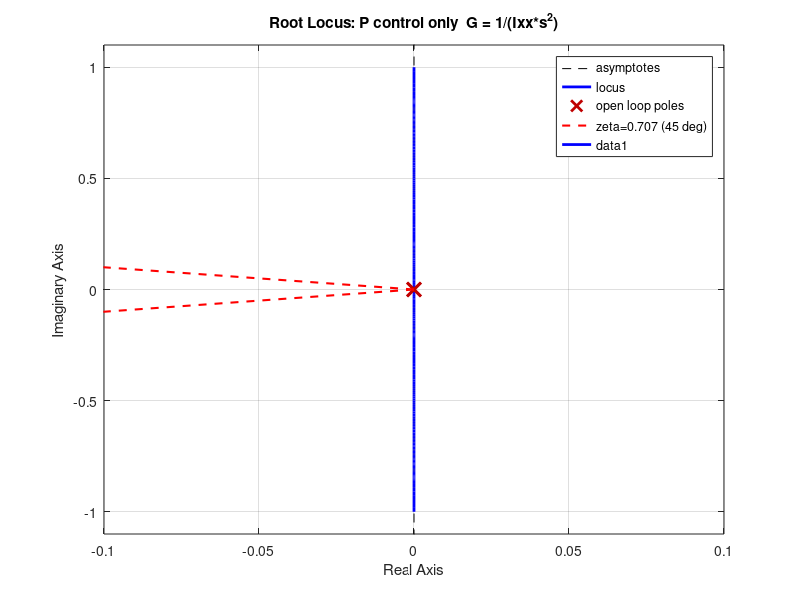
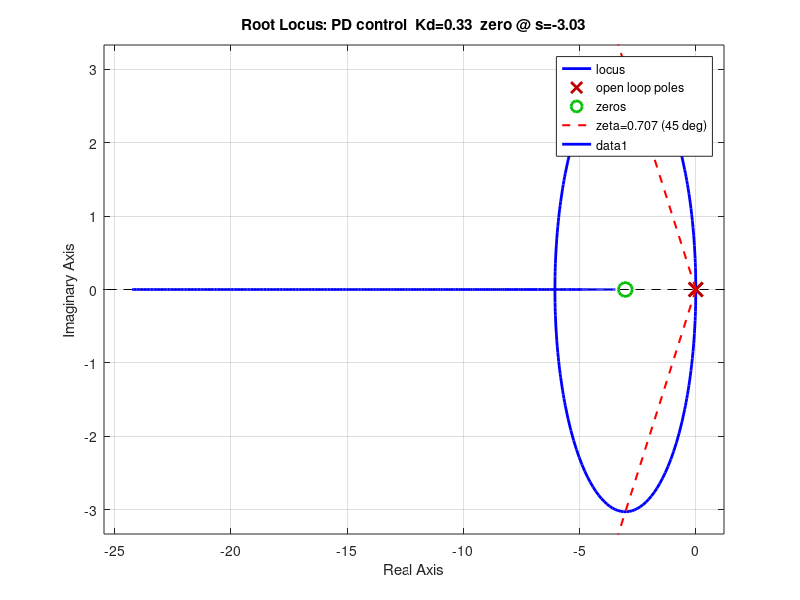
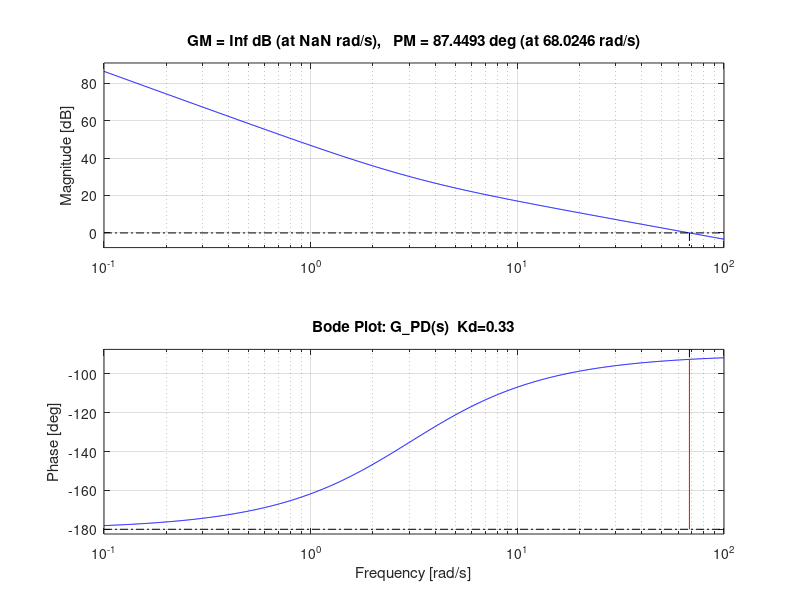
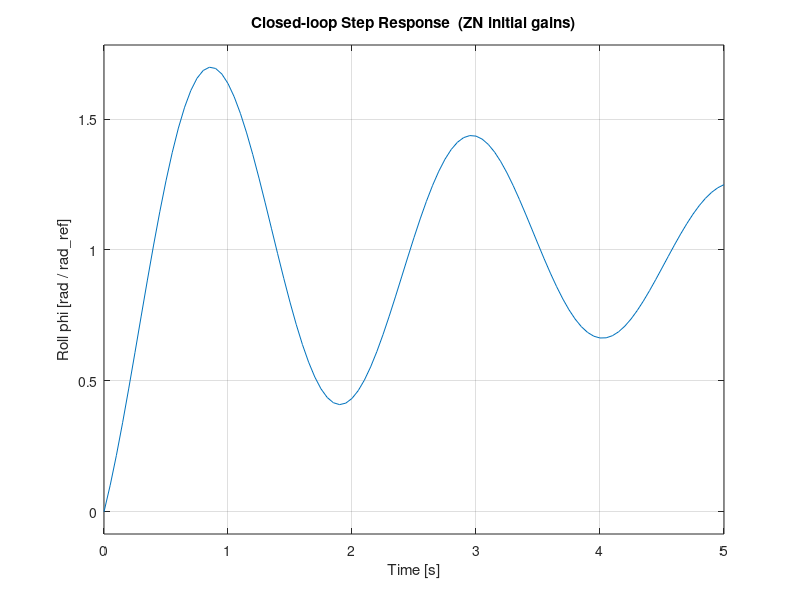

Write the MATLAB code that produced these figures, in order. (Note: this script raises an error after producing the figures.)
%% ============================================================
%  Quadrotor Roll Channel Linearization + Root Locus + ZN PID
%  Based on Luukkonen (2011)
%% ============================================================
clear; clc; close all;

%% -- 1. Parameters ------------------------------------------
% Luukkonen Table 1 (replace with CAD values after structure finalized)
Ixx = 4.856e-3;   % [kg*m^2] Roll moment of inertia
Iyy = 4.856e-3;   % [kg*m^2] Pitch moment of inertia
l   = 0.225;      % [m]      Arm length (rotor to CoM)
k   = 2.980e-6;   % Lift constant
b   = 1.140e-7;   % Drag constant

fprintf('=== Parameters ===\n');
fprintf('  Ixx = %.4e kg*m^2\n', Ixx);
fprintf('  l   = %.4f m\n', l);
fprintf('  k   = %.4e\n', k);

%% -- 2. Transfer Function G(s) = 1/(Ixx*s^2) ----------------
% Input : tau_phi [N*m]
% Output: phi [rad]
% Linearized: phi_ddot = tau_phi / Ixx
% Laplace   : G(s) = 1 / (Ixx * s^2)
num_G = 1;
den_G = [Ixx 0 0];
G = tf(num_G, den_G);

fprintf('\n=== Transfer Function G(s) ===\n');
display(G);

%% -- 3. Root Locus: P control only --------------------------
% Double pole at origin -> locus stays on imaginary axis
% -> Cannot stabilize with P only -> Need Kd (zero insertion)
figure('Name','Root Locus - P control only','NumberTitle','off');
rlocus(G);
title('Root Locus: P control only  G = 1/(Ixx*s^2)');
xlabel('Real Axis');
ylabel('Imaginary Axis');
grid on;
hold on;

zeta_target = 0.707;   % 45 degree damping ratio line
r_line = 10;
plot([0, -r_line*zeta_target], [0,  r_line*sqrt(1-zeta_target^2)], ...
    'r--', 'LineWidth', 1.5, 'DisplayName','zeta=0.707 (45 deg)');
plot([0, -r_line*zeta_target], [0, -r_line*sqrt(1-zeta_target^2)], ...
    'r--', 'LineWidth', 1.5, 'HandleVisibility','off');
legend show;
hold off;

fprintf('\n[NOTE] P only: locus stays on imaginary axis -> Add Kd\n');

%% -- 4. PD Control: insert zero to bend locus ---------------
% PD controller: C(s) = Kd_init*s + 1
% G_PD(s) = C(s)*G(s) = (Kd_init*s + 1) / (Ixx*s^2)
% Zero location: s = -1/Kd_init
%
% Target settling time ~2s -> wn ~ 3-5 rad/s
% Place zero near s = -3 -> Kd_init ~ 1/3 ~ 0.33
Kd_init = 0.33;

C_PD = tf([Kd_init 1], 1);
G_PD = C_PD * G;

figure('Name','Root Locus - PD control','NumberTitle','off');
rlocus(G_PD);
title(sprintf('Root Locus: PD control  Kd=%.2f  zero @ s=%.2f', ...
    Kd_init, -1/Kd_init));
xlabel('Real Axis');
ylabel('Imaginary Axis');
grid on;
hold on;

r_line = 20;
plot([0, -r_line*zeta_target], [0,  r_line*sqrt(1-zeta_target^2)], ...
    'r--', 'LineWidth', 1.5, 'DisplayName','zeta=0.707 (45 deg)');
plot([0, -r_line*zeta_target], [0, -r_line*sqrt(1-zeta_target^2)], ...
    'r--', 'LineWidth', 1.5, 'HandleVisibility','off');
legend show;
hold off;

%% -- 5. Extract Ku and Tu via Bode Plot ----------------------
fprintf('\n=== Bode Plot -> Ku, Tu ===\n');

figure('Name','Bode Plot - G_PD','NumberTitle','off');
margin(G_PD);
title(sprintf('Bode Plot: G\\_PD(s)  Kd=%.2f', Kd_init));
grid on;

[Gm, Pm, Wcg, Wcp] = margin(G_PD);

fprintf('  Gain  Margin = %.4f  (%.2f dB)\n', Gm, 20*log10(max(Gm,1e-9)));
fprintf('  Phase Margin = %.2f deg\n', Pm);
fprintf('  Phase crossover freq (wu) = %.4f rad/s\n', Wcg);
fprintf('  Gain  crossover freq (wgc)= %.4f rad/s\n', Wcp);

if isfinite(Wcg) && Wcg > 0
    wu = Wcg;
    Ku = Gm;
    Tu = 2*pi / wu;
    fprintf('\n  -> wu = %.4f rad/s\n', wu);
    fprintf('  -> Ku = %.4f\n', Ku);
    fprintf('  -> Tu = 2*pi/wu = %.4f s\n', Tu);
else
    % Gain Margin = Inf case (common for double integrator + PD zero)
    % -> Set Ku directly from desired closed-loop wn
    fprintf('\n  [Gain Margin = Inf] -> Using target wn instead\n');
    wn_target = 4.0;   % desired natural freq [rad/s], tune as needed
    Ku = Ixx * wn_target^2;
    Tu = 2*pi / wn_target;
    fprintf('  Target wn = %.1f rad/s\n', wn_target);
    fprintf('  -> Ku = Ixx * wn^2 = %.4f\n', Ku);
    fprintf('  -> Tu = 2*pi / wn  = %.4f s\n', Tu);
end

%% -- 6. Ziegler-Nichols PID Initial Gains --------------------
Kp_ZN = 0.6   * Ku;
Ki_ZN = Kp_ZN / (0.5 * Tu);
Kd_ZN = Kp_ZN * (0.125 * Tu);

fprintf('\n=== ZN PID Initial Gains (Roll channel) ===\n');
fprintf('  Kp = 0.600 * Ku           = %.4f\n', Kp_ZN);
fprintf('  Ki = Kp / (0.5 * Tu)      = %.4f\n', Ki_ZN);
fprintf('  Kd = Kp * (0.125 * Tu)    = %.4f\n', Kd_ZN);

%% -- 7. Closed-loop Step Response with ZN Gains --------------
C_PID = pid(Kp_ZN, Ki_ZN, Kd_ZN);
T_cl  = feedback(C_PID * G, 1);

figure('Name','Step Response - ZN PID','NumberTitle','off');
step(T_cl, 5);
title('Closed-loop Step Response  (ZN initial gains)');
xlabel('Time [s]');
ylabel('Roll phi [rad / rad\_ref]');
grid on;

info = stepinfo(T_cl);
fprintf('\n=== Step Response Metrics ===\n');
fprintf('  Overshoot     = %.2f %%\n', info.Overshoot);
fprintf('  Settling time = %.4f s\n',  info.SettlingTime);
fprintf('  Rise time     = %.4f s\n',  info.RiseTime);
fprintf('  Peak          = %.4f\n',    info.Peak);

%% -- 8. Pitch channel (Iyy ~ Ixx -> same gains) -------------
fprintf('\n=== Pitch Channel ===\n');
diff_pct = abs(Ixx - Iyy) / Ixx * 100;
if diff_pct < 1.0
    fprintf('  Ixx ~ Iyy (diff = %.2f%%) -> same gains applicable\n', diff_pct);
    fprintf('  Kp_pitch = %.4f\n', Kp_ZN);
    fprintf('  Ki_pitch = %.4f\n', Ki_ZN);
    fprintf('  Kd_pitch = %.4f\n', Kd_ZN);
else
    fprintf('  Ixx != Iyy -> design separately\n');
end

%% -- 9. Summary for Gazebo SILS Warm Start ------------------
fprintf('\n========================================\n');
fprintf('  Gazebo SILS Warm Start Summary\n');
fprintf('========================================\n');
fprintf('  [Roll / Pitch]\n');
fprintf('    Kp = %.4f\n', Kp_ZN);
fprintf('    Ki = %.4f\n', Ki_ZN);
fprintf('    Kd = %.4f\n', Kd_ZN);
fprintf('\n');
fprintf('  NOTE: Replace Ixx with CAD value after structure lock\n');
fprintf('  TARGET: overshoot < 20%%,  settling < 2 s\n');
fprintf('  TUNE:   overshoot high  -> decrease Kp or increase Kd\n');
fprintf('          too slow        -> increase Kp\n');
fprintf('          steady-state err-> increase Ki slowly\n');
fprintf('========================================\n');
